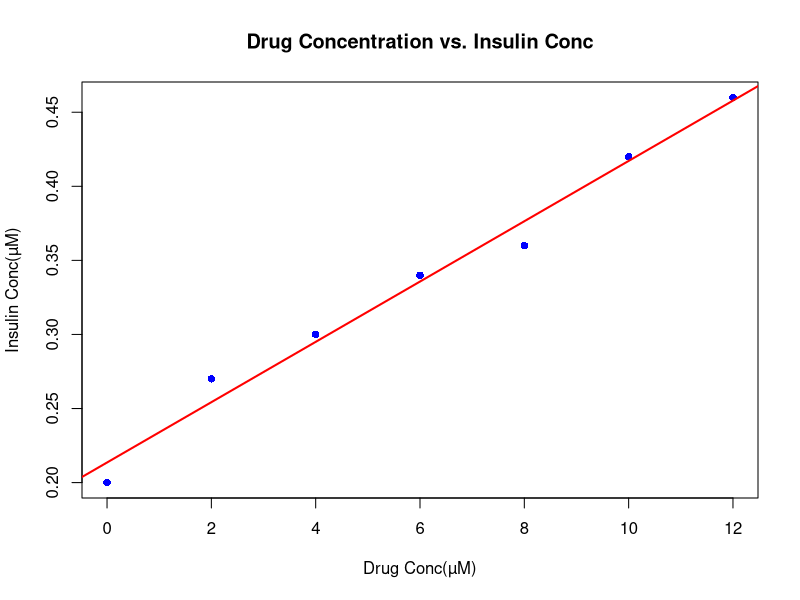
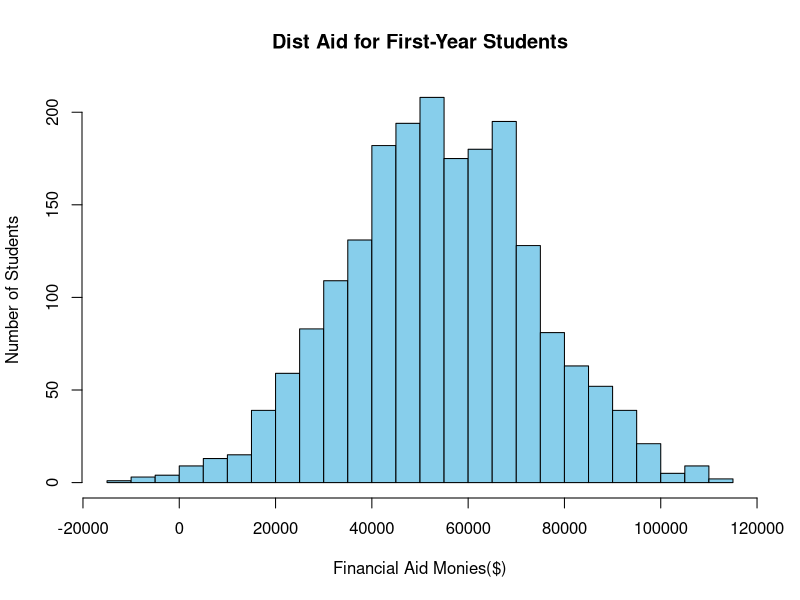

Source code (R) for these figures, in order:
drug_concentration <- c(0, 2, 4, 6, 8, 10, 12)
insulin_concentration <- c(0.20, 0.27, 0.30, 0.34, 0.36, 0.42, 0.46)

plot(drug_concentration, insulin_concentration, 
     main="Drug Concentration vs. Insulin Conc", 
     xlab="Drug Conc(µM)", 
     ylab="Insulin Conc(µM)", 
     pch=16, col="blue")

regression <- lm(insulin_concentration ~ drug_concentration)

abline(regression, col="red", lwd=2)

#next comment is a lie
coefficients(regression)

print(regression) #i love r

set.seed(1000)

mean_aid <- 54138
sd_aid <- 20000
num_students <- 2000

money_money_money <- rnorm(num_students, mean = mean_aid, sd = sd_aid)

hist(money_money_money, 
     main="Dist Aid for First-Year Students",
     xlab="Financial Aid Monies($)",
     ylab="Number of Students",
     col="skyblue", 
     border="black", 
     breaks=30)
# should be enough breaks... juiced it a bit to make it look a bigger bell curve ish

#okay so looking at this it appears there is like there are negative nums which is bad
# using google is seems like a log option would be better

